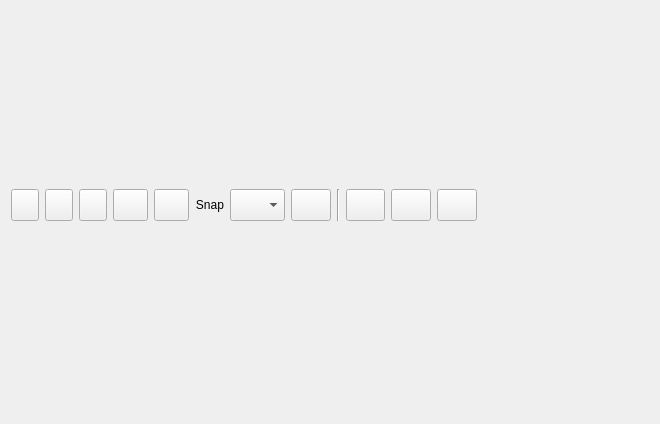
<?xml version="1.0" encoding="UTF-8"?>
<ui version="4.0">
 <class>qperfeditframe</class>
 <widget class="QFrame" name="qperfeditframe">
  <property name="geometry">
   <rect>
    <x>0</x>
    <y>0</y>
    <width>660</width>
    <height>424</height>
   </rect>
  </property>
  <property name="sizePolicy">
   <sizepolicy hsizetype="MinimumExpanding" vsizetype="MinimumExpanding">
    <horstretch>0</horstretch>
    <verstretch>0</verstretch>
   </sizepolicy>
  </property>
  <property name="minimumSize">
   <size>
    <width>660</width>
    <height>350</height>
   </size>
  </property>
  <property name="windowTitle">
   <string>Frame</string>
  </property>
  <property name="frameShape">
   <enum>QFrame::NoFrame</enum>
  </property>
  <property name="frameShadow">
   <enum>QFrame::Plain</enum>
  </property>
  <layout class="QVBoxLayout" name="verticalLayout">
   <item>
    <layout class="QHBoxLayout" name="horizontalLayout_2">
     <item>
      <layout class="QHBoxLayout" name="horizontalLayout_8">
       <item>
        <widget class="QPushButton" name="btnUndo">
         <property name="maximumSize">
          <size>
           <width>28</width>
           <height>32</height>
          </size>
         </property>
         <property name="focusPolicy">
          <enum>Qt::NoFocus</enum>
         </property>
         <property name="text">
          <string/>
         </property>
        </widget>
       </item>
       <item>
        <widget class="QPushButton" name="btnRedo">
         <property name="maximumSize">
          <size>
           <width>28</width>
           <height>32</height>
          </size>
         </property>
         <property name="focusPolicy">
          <enum>Qt::NoFocus</enum>
         </property>
         <property name="text">
          <string/>
         </property>
        </widget>
       </item>
       <item>
        <widget class="QPushButton" name="m_toggle_follow">
         <property name="maximumSize">
          <size>
           <width>28</width>
           <height>32</height>
          </size>
         </property>
         <property name="text">
          <string/>
         </property>
        </widget>
       </item>
      </layout>
     </item>
     <item>
      <layout class="QHBoxLayout" name="horizontalLayout_5">
       <item>
        <widget class="QPushButton" name="btnZoomOut">
         <property name="maximumSize">
          <size>
           <width>35</width>
           <height>32</height>
          </size>
         </property>
         <property name="focusPolicy">
          <enum>Qt::NoFocus</enum>
         </property>
         <property name="text">
          <string/>
         </property>
        </widget>
       </item>
       <item>
        <widget class="QPushButton" name="btnZoomIn">
         <property name="maximumSize">
          <size>
           <width>35</width>
           <height>32</height>
          </size>
         </property>
         <property name="focusPolicy">
          <enum>Qt::NoFocus</enum>
         </property>
         <property name="text">
          <string/>
         </property>
        </widget>
       </item>
      </layout>
     </item>
     <item>
      <layout class="QHBoxLayout" name="horizontalLayout_7">
       <item>
        <widget class="QLabel" name="label_7">
         <property name="maximumSize">
          <size>
           <width>60</width>
           <height>16777215</height>
          </size>
         </property>
         <property name="text">
          <string>Snap</string>
         </property>
         <property name="alignment">
          <set>Qt::AlignRight|Qt::AlignTrailing|Qt::AlignVCenter</set>
         </property>
        </widget>
       </item>
       <item>
        <widget class="QComboBox" name="cmbGridSnap">
         <property name="maximumSize">
          <size>
           <width>55</width>
           <height>32</height>
          </size>
         </property>
         <property name="focusPolicy">
          <enum>Qt::NoFocus</enum>
         </property>
         <property name="currentIndex">
          <number>-1</number>
         </property>
        </widget>
       </item>
      </layout>
     </item>
     <item>
      <widget class="QPushButton" name="btnLoop">
       <property name="maximumSize">
        <size>
         <width>40</width>
         <height>32</height>
        </size>
       </property>
       <property name="focusPolicy">
        <enum>Qt::NoFocus</enum>
       </property>
       <property name="text">
        <string/>
       </property>
       <property name="iconSize">
        <size>
         <width>33</width>
         <height>12</height>
        </size>
       </property>
       <property name="checkable">
        <bool>true</bool>
       </property>
      </widget>
     </item>
     <item>
      <layout class="QHBoxLayout" name="horizontalLayout_9">
       <item>
        <widget class="Line" name="lineExpand">
         <property name="sizePolicy">
          <sizepolicy hsizetype="Preferred" vsizetype="Minimum">
           <horstretch>0</horstretch>
           <verstretch>0</verstretch>
          </sizepolicy>
         </property>
         <property name="orientation">
          <enum>Qt::Vertical</enum>
         </property>
        </widget>
       </item>
       <item>
        <widget class="QPushButton" name="btnCollapse">
         <property name="maximumSize">
          <size>
           <width>39</width>
           <height>32</height>
          </size>
         </property>
         <property name="focusPolicy">
          <enum>Qt::NoFocus</enum>
         </property>
         <property name="text">
          <string/>
         </property>
         <property name="iconSize">
          <size>
           <width>27</width>
           <height>27</height>
          </size>
         </property>
        </widget>
       </item>
       <item>
        <widget class="QPushButton" name="btnExpand">
         <property name="maximumSize">
          <size>
           <width>40</width>
           <height>32</height>
          </size>
         </property>
         <property name="focusPolicy">
          <enum>Qt::NoFocus</enum>
         </property>
         <property name="text">
          <string/>
         </property>
         <property name="iconSize">
          <size>
           <width>33</width>
           <height>11</height>
          </size>
         </property>
        </widget>
       </item>
       <item>
        <widget class="QPushButton" name="btnExpandCopy">
         <property name="minimumSize">
          <size>
           <width>0</width>
           <height>0</height>
          </size>
         </property>
         <property name="maximumSize">
          <size>
           <width>40</width>
           <height>32</height>
          </size>
         </property>
         <property name="focusPolicy">
          <enum>Qt::NoFocus</enum>
         </property>
         <property name="text">
          <string/>
         </property>
         <property name="iconSize">
          <size>
           <width>33</width>
           <height>11</height>
          </size>
         </property>
         <property name="shortcut">
          <string>Up</string>
         </property>
        </widget>
       </item>
      </layout>
     </item>
     <item>
      <spacer name="horizontalSpacer">
       <property name="orientation">
        <enum>Qt::Horizontal</enum>
       </property>
       <property name="sizeHint" stdset="0">
        <size>
         <width>40</width>
         <height>20</height>
        </size>
       </property>
      </spacer>
     </item>
    </layout>
   </item>
   <item>
    <spacer name="verticalSpacer">
     <property name="orientation">
      <enum>Qt::Vertical</enum>
     </property>
     <property name="sizeType">
      <enum>QSizePolicy::Minimum</enum>
     </property>
     <property name="sizeHint" stdset="0">
      <size>
       <width>20</width>
       <height>13</height>
      </size>
     </property>
    </spacer>
   </item>
   <item>
    <layout class="QVBoxLayout" name="vbox_centre"/>
   </item>
  </layout>
 </widget>
 <resources/>
 <connections/>
</ui>
